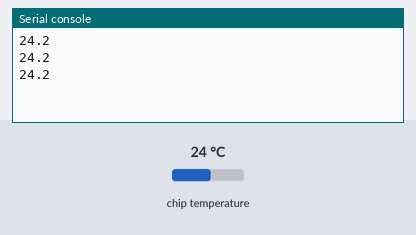
The program below on a simulated Raspberry Pi Pico running MicroPython. On the bench: the last lines printed to the serial console. The inputs (shaded band) are chosen by the test bench; at power-on: chip temperature 24 °C.

Above: at 1.2 s.
1.3 s: chip temperature set to 1 °C
At 1.9 s:
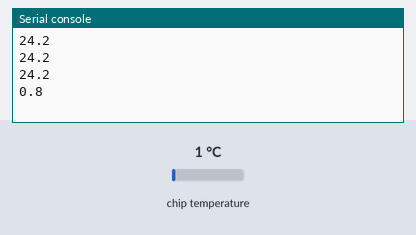
2.8 s: chip temperature set to 11 °C
At 3.4 s:
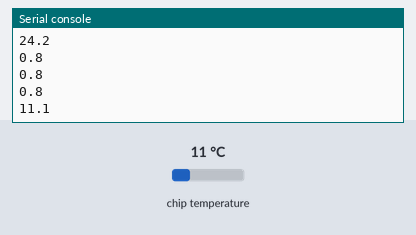
Timing chart, 0 to 5.8 s (numbered marks = the images above; inputs shaded):
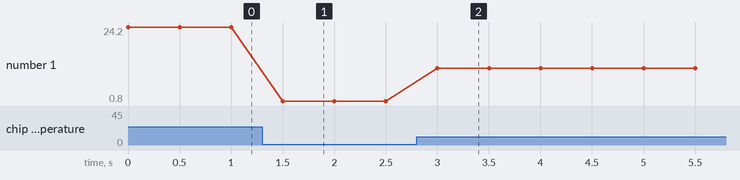

Measured:
- after the input at 1.3 s, the serial console: prints a new line after 0.20 s (image 1)
- after the input at 2.8 s, the serial console: prints a new line after 0.20 s (image 2)
- plotted number 1: 24.2 → 0.8 after the input at 1.3 s, 0.8 → 11.1 after the input at 2.8 s

The program:

10_01_termometro.py
```python
from machine import Pin, ADC
from utime import sleep

temp_sensor = ADC(4)

puntos_por_voltio = 3.3 / 65535

def leer_temp_c():
    lectura = temp_sensor.read_u16() * puntos_por_voltio
    temp_c = 27 - (lectura - 0.706)/0.001721
    return temp_c

while True:
    temp_c = leer_temp_c()
    print(f'{temp_c:.1f}')
    sleep(0.5)
```
